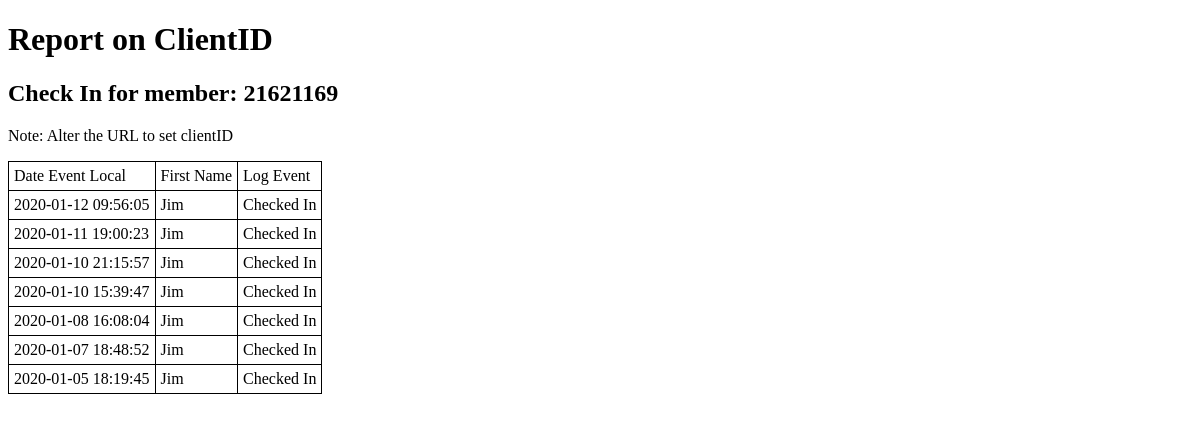
The app's page /datalogging/rfidonemember.php?clientID=21621169 with its own data.
### tables this page shows
CREATE TABLE `rawdata` (
  `recNum` int(11) NOT NULL,
  `dateCreated` timestamp NOT NULL DEFAULT CURRENT_TIMESTAMP,
  `datePublishedAt` datetime NOT NULL DEFAULT '0000-00-00 00:00:00',
  `dateEventLocal` datetime NOT NULL DEFAULT '0000-00-00 00:00:00',
  `coreID` varchar(255) NOT NULL,
  `deviceFunction` varchar(255) NOT NULL,
  `clientID` varchar(255) NOT NULL DEFAULT ' ',
  `firstName` varchar(255) NOT NULL,
  `eventName` varchar(255) NOT NULL,
  `logEvent` varchar(255) NOT NULL DEFAULT 'Not Provided',
  `logData` varchar(255) NOT NULL DEFAULT ' ',
  `ipAddress` varchar(45) NOT NULL
);

### datalogging/commonfunctions.php (the view, shortened to what this page needs)
<?php
function makeTR($data) {
    return makeHeatMapTR($data, 0, TRUE);
}
function makeHeatMapTR($data, $maxvalue, $isFirstColHeader) {
	$rtn = "";
    $isFirstCol = TRUE;
	foreach ($data as $item) {
        $thisMaxValue = $maxvalue;
        if (($isFirstColHeader)&&($isFirstCol)) {
            $thisMaxValue = 0;
        }
        $isFirstCol = FALSE;
        $rtn = $rtn . makeHeatMapTD($item, $thisMaxValue);
    }
	return "<tr>" . $rtn . "</tr> \r\n";
}
function makeHeatMapTD($data, $maxvalue) {
    if ($maxvalue == 0) {
    	return "<td>" . $data . "</td>";
    } else {
        return "<td style='background-color:" . heatMapColorforValue($data, $maxvalue) . "'>" . $data . "</td>";
    }
}
?>

### datalogging/style.css (style rules this page uses)
table { border-collapse: collapse; }
table, th, td { border: 1px solid black; padding: 5px; }
table.rawlogtable { border-collapse: collapse; }

### records on screen
rawdata: dateEventLocal "2020-01-12 09:56:05 Jim Checked In"
rawdata: dateEventLocal "2020-01-11 19:00:23 Jim Checked In"
rawdata: dateEventLocal "2020-01-10 21:15:57 Jim Checked In"
rawdata: dateEventLocal "2020-01-10 15:39:47 Jim Checked In"
rawdata: dateEventLocal "2020-01-08 16:08:04 Jim Checked In"
rawdata: dateEventLocal "2020-01-07 18:48:52 Jim Checked In"
rawdata: dateEventLocal "2020-01-05 18:19:45 Jim Checked In"

### other values on screen
$data "Date Event Local First Name Log Event"
